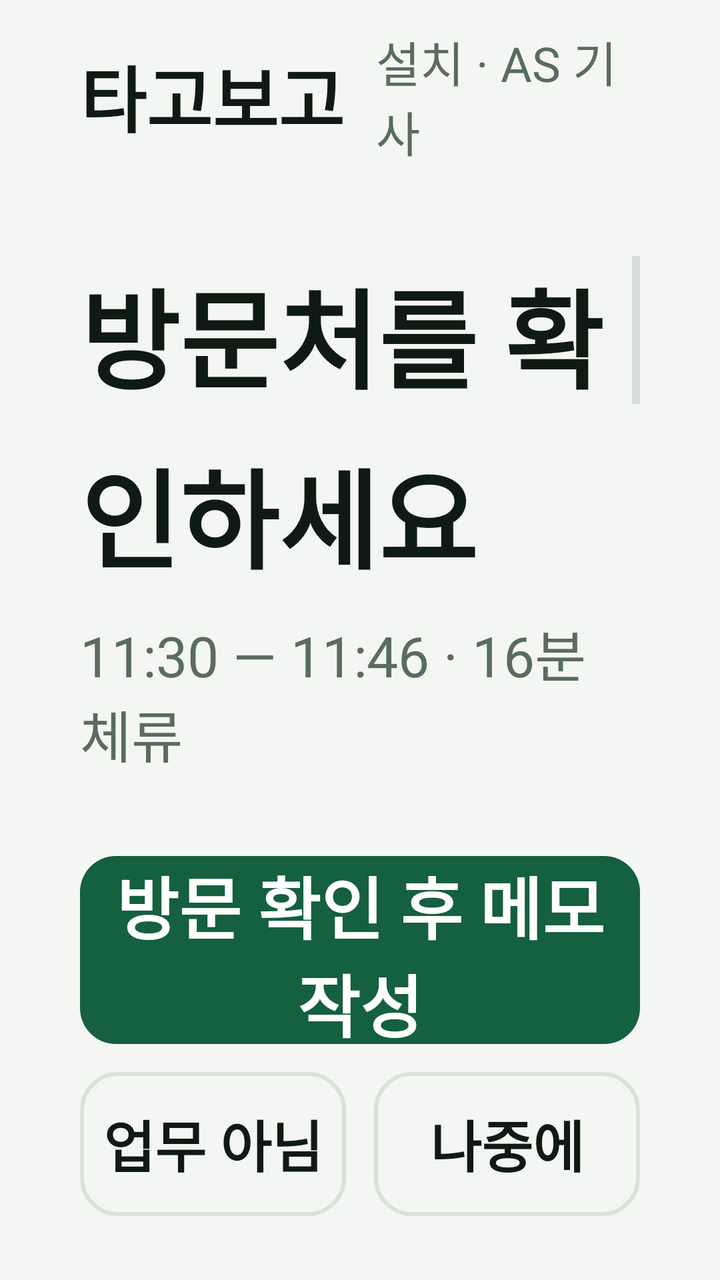
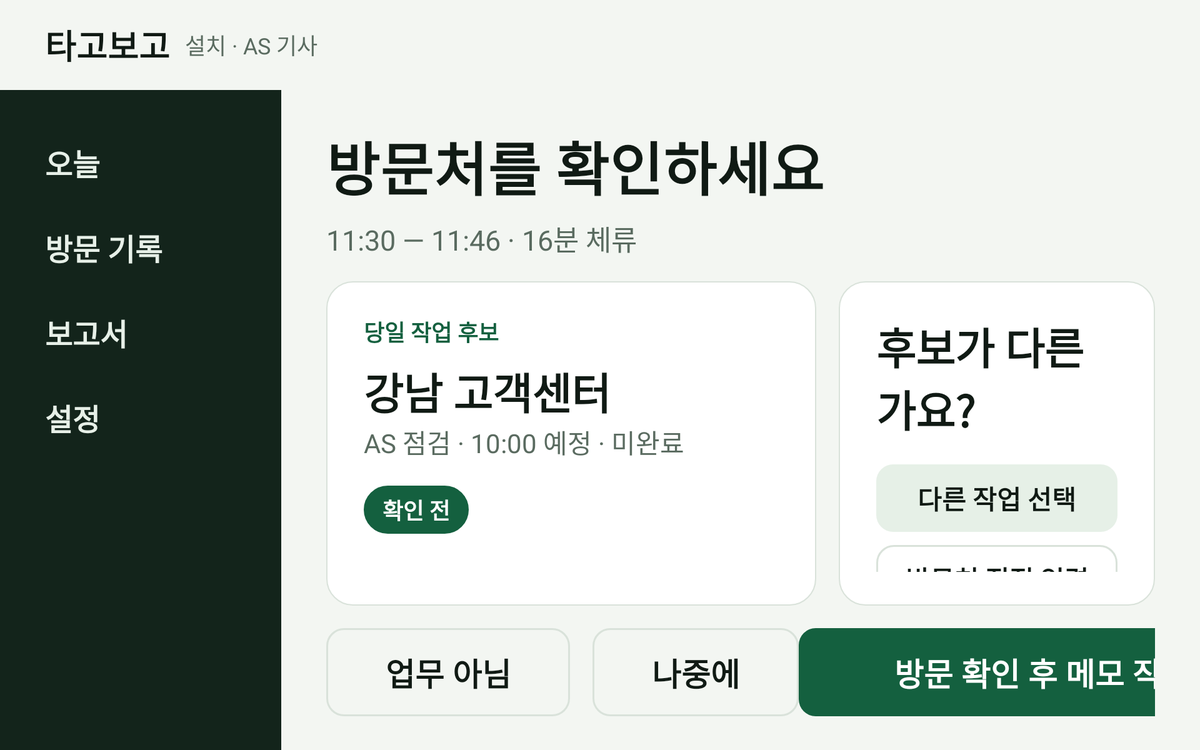

An Android layout and its configuration variant, each rendered on a device that would load it. The default file and the variant file are quoted in full after the pictures.
<!-- AndroidManifest.xml: application theme Theme.TagoBogo -->
<!-- res/layout/activity_stop_confirm.xml -->
<?xml version="1.0" encoding="utf-8"?>
<LinearLayout xmlns:android="http://schemas.android.com/apk/res/android"
    android:layout_width="match_parent"
    android:layout_height="match_parent"
    android:orientation="vertical"
    android:background="@color/tb_bg">

    <include layout="@layout/view_topbar" />

    <ScrollView
        android:layout_width="match_parent"
        android:layout_height="0dp"
        android:layout_weight="1"
        android:paddingStart="@dimen/tb_gutter"
        android:paddingEnd="@dimen/tb_gutter"
        android:paddingTop="@dimen/tb_card_pad_v"
        android:clipToPadding="false">

        <LinearLayout
            android:layout_width="match_parent"
            android:layout_height="wrap_content"
            android:orientation="vertical">

            <TextView
                style="@style/Tb.H1"
                android:layout_width="match_parent"
                android:layout_height="wrap_content"
                android:text="@string/confirm_title" />

            <TextView
                android:id="@+id/confirm_sub"
                style="@style/Tb.Sub"
                android:layout_width="match_parent"
                android:layout_height="wrap_content"
                android:layout_marginTop="10dp"
                android:layout_marginBottom="@dimen/tb_gap"
                android:text="@string/confirm_sub_sample" />

            <LinearLayout
                android:id="@+id/card_job"
                style="@style/Tb.Card"
                android:background="@drawable/bg_card">

                <TextView
                    android:id="@+id/confirm_candidate_kick"
                    style="@style/Tb.Kick"
                    android:text="@string/confirm_job_kick" />

                <TextView
                    android:id="@+id/job_name"
                    style="@style/Tb.CardTitle"
                    android:layout_width="match_parent"
                    android:layout_height="wrap_content"
                    android:layout_marginTop="12dp"
                    android:text="@string/confirm_job_name_sample" />

                <TextView
                    android:id="@+id/job_detail"
                    style="@style/Tb.Body"
                    android:layout_width="match_parent"
                    android:layout_height="wrap_content"
                    android:text="@string/confirm_job_detail_sample" />

                <TextView
                    android:id="@+id/confirm_candidate_badge"
                    style="@style/Tb.Chip.Accent"
                    android:layout_marginTop="22dp"
                    android:text="@string/confirm_candidate" />
            </LinearLayout>

            <LinearLayout
                style="@style/Tb.Card"
                android:layout_marginTop="@dimen/tb_gap">

                <TextView
                    style="@style/Tb.CardTitle"
                    android:layout_width="match_parent"
                    android:layout_height="wrap_content"
                    android:text="@string/confirm_other_title" />

                <TextView
                    android:id="@+id/btn_pick_job"
                    style="@style/Tb.Button.Small"
                    android:layout_marginTop="@dimen/tb_gap"
                    android:text="@string/action_pick_job" />

                <TextView
                    android:id="@+id/btn_enter_place"
                    style="@style/Tb.Button.Small.Ghost"
                    android:layout_marginTop="@dimen/tb_gap_sm"
                    android:text="@string/action_enter_place" />

                <TextView
                    android:id="@+id/btn_edit_time"
                    style="@style/Tb.Button.Small.Ghost"
                    android:layout_marginTop="@dimen/tb_gap_sm"
                    android:text="@string/action_edit_time" />
            </LinearLayout>
        </LinearLayout>
    </ScrollView>

    <LinearLayout
        android:layout_width="match_parent"
        android:layout_height="wrap_content"
        android:orientation="vertical"
        android:paddingStart="@dimen/tb_gutter"
        android:paddingEnd="@dimen/tb_gutter"
        android:paddingTop="@dimen/tb_gap"
        android:paddingBottom="@dimen/tb_card_pad_v">

        <TextView
            android:id="@+id/btn_confirm_and_memo"
            style="@style/Tb.Button.Primary"
            android:text="@string/action_confirm_and_memo" />

        <LinearLayout
            android:layout_width="match_parent"
            android:layout_height="wrap_content"
            android:orientation="horizontal"
            android:layout_marginTop="@dimen/tb_gap_sm">

            <TextView
                android:id="@+id/btn_not_work"
                style="@style/Tb.Button.Small.Ghost"
                android:layout_width="0dp"
                android:layout_weight="1"
                android:layout_marginEnd="@dimen/tb_gap_sm"
                android:text="@string/action_not_work" />

            <TextView
                android:id="@+id/btn_later"
                style="@style/Tb.Button.Small.Ghost"
                android:layout_width="0dp"
                android:layout_weight="1"
                android:text="@string/action_later" />
        </LinearLayout>
    </LinearLayout>
</LinearLayout>
<!-- res/layout/view_topbar.xml (included above) -->
<?xml version="1.0" encoding="utf-8"?>
<LinearLayout xmlns:android="http://schemas.android.com/apk/res/android"
    android:id="@+id/topbar"
    android:layout_width="match_parent"
    android:layout_height="@dimen/tb_bar_h"
    android:orientation="horizontal"
    android:gravity="center_vertical"
    android:paddingStart="@dimen/tb_gutter"
    android:paddingEnd="@dimen/tb_gutter"
    android:background="@color/tb_bg">

    <TextView
        android:id="@+id/topbar_logo"
        android:layout_width="wrap_content"
        android:layout_height="wrap_content"
        android:text="@string/app_name"
        android:textSize="@dimen/tb_text_logo"
        android:textStyle="bold"
        android:textColor="@color/tb_ink" />

    <TextView
        android:id="@+id/topbar_role"
        android:layout_width="wrap_content"
        android:layout_height="wrap_content"
        android:layout_marginStart="16dp"
        android:text="@string/role_tech"
        android:textSize="@dimen/tb_text_label"
        android:textColor="@color/tb_muted" />

    <View
        android:layout_width="0dp"
        android:layout_height="1dp"
        android:layout_weight="1" />

    <View
        android:id="@+id/topbar_dot"
        android:layout_width="16dp"
        android:layout_height="16dp"
        android:layout_marginEnd="12dp"
        android:background="@drawable/bg_dot"
        android:visibility="gone" />

    <TextView
        android:id="@+id/topbar_status"
        android:layout_width="wrap_content"
        android:layout_height="wrap_content"
        android:textSize="@dimen/tb_text_status"
        android:textColor="@color/tb_muted"
        android:visibility="gone" />
</LinearLayout>
<!-- resources referenced by this layout -->
<resources>
  <color name="tb_bg">#FFF3F6F2</color>
  <color name="tb_ink">#FF101A14</color>
  <color name="tb_muted">#FF5A6B60</color>
  <dimen name="tb_bar_h">96dp</dimen>
  <dimen name="tb_card_pad_v">32dp</dimen>
  <dimen name="tb_gap">22dp</dimen>
  <dimen name="tb_gap_sm">14dp</dimen>
  <dimen name="tb_gutter">40dp</dimen>
  <dimen name="tb_text_label">24sp</dimen>
  <dimen name="tb_text_logo">36sp</dimen>
  <dimen name="tb_text_status">26sp</dimen>
  <!-- drawable bg_dot (drawable) -->
  <?xml version="1.0" encoding="utf-8"?>
  <shape xmlns:android="http://schemas.android.com/apk/res/android" android:shape="oval">
      <solid android:color="@color/tb_accent" />
  </shape>
  <string name="action_confirm_and_memo">방문 확인 후 메모 작성</string>
  <string name="action_edit_time">시각 수정</string>
  <string name="action_enter_place">방문처 직접 입력</string>
  <string name="action_later">나중에</string>
  <string name="action_not_work">업무 아님</string>
  <string name="action_pick_job">다른 작업 선택</string>
  <string name="app_name">타고보고</string>
  <string name="confirm_candidate">확인 전</string>
  <string name="confirm_job_detail_sample">AS 점검 · 10:00 예정 · 미완료</string>
  <string name="confirm_job_kick">당일 작업 후보</string>
  <string name="confirm_job_name_sample">강남 고객센터</string>
  <string name="confirm_other_title">후보가 다른가요?</string>
  <string name="confirm_sub_sample">11:30 — 11:46 · 16분 체류</string>
  <string name="confirm_title">방문처를 확인하세요</string>
  <string name="role_tech">설치 · AS 기사</string>
  <style name="Tb.Button.Primary" parent="Tb.Button">
          <item name="android:background">@drawable/bg_btn_primary</item>
          <item name="android:textColor">@color/tb_on_accent</item>
      </style>
  <style name="Tb.Button.Small" parent="Tb.Button">
          <item name="android:layout_height">@dimen/tb_btn_h_sm</item>
          <item name="android:textSize">@dimen/tb_text_btn_sm</item>
      </style>
  <style name="Tb.Button.Small.Ghost" parent="Tb.Button.Small">
          <item name="android:background">@drawable/bg_btn_ghost</item>
      </style>
  <style name="Tb.Chip.Accent" parent="Tb.Chip">
          <item name="android:background">@drawable/bg_chip_accent</item>
          <item name="android:textColor">@color/tb_chip_acc_ink</item>
      </style>
  <style name="Tb.Kick" parent="Tb.Label">
          <item name="android:textColor">@color/tb_accent</item>
      </style>
  <style name="Tb.Sub" parent="Tb.Text">
          <item name="android:textSize">@dimen/tb_text_sub</item>
          <item name="android:textColor">@color/tb_muted</item>
      </style>
  <style name="Theme.TagoBogo" parent="android:Theme.DeviceDefault.NoActionBar">
          <item name="android:windowBackground">@color/tb_bg</item>
      </style>
  <color name="tb_surface">#FFFFFFFF</color>
  <color name="tb_line">#FFD9E2DA</color>
  <color name="tb_accent">#FF14603F</color>
  <style name="Tb.Text" parent="">
          <item name="android:layout_width">wrap_content</item>
          <item name="android:layout_height">wrap_content</item>
      </style>
  <dimen name="tb_text_body">28sp</dimen>
  <color name="tb_on_accent">#FFFFFFFF</color>
  <dimen name="tb_btn_h_sm">72dp</dimen>
  <dimen name="tb_text_btn_sm">28sp</dimen>
  <dimen name="tb_card_pad_h">36dp</dimen>
  <dimen name="tb_text_card_title">38sp</dimen>
  <color name="tb_chip_acc_ink">#FFFFFFFF</color>
  <dimen name="tb_text_h1">54sp</dimen>
  <style name="Tb.Label" parent="Tb.Text">
          <item name="android:textSize">@dimen/tb_text_label</item>
          <item name="android:textColor">@color/tb_muted</item>
          <item name="android:textStyle">bold</item>
      </style>
  <dimen name="tb_text_sub">28sp</dimen>
  <dimen name="tb_btn_h">94dp</dimen>
  <dimen name="tb_text_btn">34sp</dimen>
  <color name="tb_chip_acc_bg">#FF14603F</color>
  <color name="tb_chip_acc_stroke">#FF14603F</color>
  <color name="tb_soft">#FFE6F0E7</color>
  <!-- some entries are left out for length -->
</resources>
<!-- res/layout-w1000dp/activity_stop_confirm.xml (the repository's variant of the layout above) -->
<!-- drawn on a large tablet held sideways -->
<?xml version="1.0" encoding="utf-8"?>
<LinearLayout xmlns:android="http://schemas.android.com/apk/res/android"
    android:layout_width="match_parent"
    android:layout_height="match_parent"
    android:orientation="vertical"
    android:background="@color/tb_bg">

    <include layout="@layout/view_topbar" />

    <LinearLayout
        android:layout_width="match_parent"
        android:layout_height="0dp"
        android:layout_weight="1"
        android:orientation="horizontal">

        <include layout="@layout/view_rail" />

        <LinearLayout
            android:layout_width="0dp"
            android:layout_height="match_parent"
            android:layout_weight="1"
            android:orientation="vertical"
            android:paddingStart="@dimen/tb_gutter"
            android:paddingEnd="@dimen/tb_gutter"
            android:paddingTop="@dimen/tb_card_pad_v"
            android:paddingBottom="@dimen/tb_card_pad_v">

            <TextView
                style="@style/Tb.H1"
                android:layout_width="match_parent"
                android:layout_height="wrap_content"
                android:text="@string/confirm_title" />

            <TextView
                android:id="@+id/confirm_sub"
                style="@style/Tb.Sub"
                android:layout_width="match_parent"
                android:layout_height="wrap_content"
                android:layout_marginTop="10dp"
                android:layout_marginBottom="@dimen/tb_gap"
                android:text="@string/confirm_sub_sample" />

            <LinearLayout
                android:layout_width="match_parent"
                android:layout_height="0dp"
                android:layout_weight="1"
                android:orientation="horizontal">

                <LinearLayout
                    android:id="@+id/card_job"
                    style="@style/Tb.Card"
                    android:layout_width="0dp"
                    android:layout_height="match_parent"
                    android:layout_weight="1.55"
                    android:background="@drawable/bg_card">

                    <TextView
                        android:id="@+id/confirm_candidate_kick"
                        style="@style/Tb.Kick"
                        android:text="@string/confirm_job_kick" />

                    <TextView
                        android:id="@+id/job_name"
                        style="@style/Tb.CardTitle"
                        android:layout_width="match_parent"
                        android:layout_height="wrap_content"
                        android:layout_marginTop="12dp"
                        android:text="@string/confirm_job_name_sample" />

                    <TextView
                        android:id="@+id/job_detail"
                        style="@style/Tb.Body"
                        android:layout_width="match_parent"
                        android:layout_height="wrap_content"
                        android:text="@string/confirm_job_detail_sample" />

                    <TextView
                        android:id="@+id/confirm_candidate_badge"
                        style="@style/Tb.Chip.Accent"
                        android:layout_marginTop="26dp"
                        android:text="@string/confirm_candidate" />

                    <View
                        android:layout_width="match_parent"
                        android:layout_height="0dp"
                        android:layout_weight="1" />

                </LinearLayout>

                <LinearLayout
                    style="@style/Tb.Card"
                    android:layout_width="0dp"
                    android:layout_height="match_parent"
                    android:layout_weight="1"
                    android:layout_marginStart="@dimen/tb_gap">

                    <TextView
                        style="@style/Tb.CardTitle"
                        android:layout_width="match_parent"
                        android:layout_height="wrap_content"
                        android:text="@string/confirm_other_title" />

                    <TextView
                        android:id="@+id/btn_pick_job"
                        style="@style/Tb.Button.Small"
                        android:layout_marginTop="26dp"
                        android:text="@string/action_pick_job" />

                    <TextView
                        android:id="@+id/btn_enter_place"
                        style="@style/Tb.Button.Small.Ghost"
                        android:layout_marginTop="@dimen/tb_gap_sm"
                        android:text="@string/action_enter_place" />

                    <View
                        android:layout_width="match_parent"
                        android:layout_height="0dp"
                        android:layout_weight="1" />

                    <TextView
                        android:id="@+id/btn_edit_time"
                        style="@style/Tb.Button.Small.Ghost"
                        android:text="@string/action_edit_time" />
                </LinearLayout>
            </LinearLayout>

            <LinearLayout
                android:layout_width="match_parent"
                android:layout_height="wrap_content"
                android:orientation="horizontal"
                android:paddingTop="@dimen/tb_gap">

                <TextView
                    android:id="@+id/btn_not_work"
                    style="@style/Tb.Button.Ghost"
                    android:layout_width="260dp"
                    android:layout_marginEnd="@dimen/tb_gap"
                    android:text="@string/action_not_work" />

                <TextView
                    android:id="@+id/btn_later"
                    style="@style/Tb.Button.Ghost"
                    android:layout_width="220dp"
                    android:text="@string/action_later" />

                <View
                    android:layout_width="0dp"
                    android:layout_height="1dp"
                    android:layout_weight="1" />

                <TextView
                    android:id="@+id/btn_confirm_and_memo"
                    style="@style/Tb.Button.Primary"
                    android:layout_width="520dp"
                    android:text="@string/action_confirm_and_memo" />
            </LinearLayout>
        </LinearLayout>
    </LinearLayout>
</LinearLayout>
<!-- res/layout/view_rail.xml (included above) -->
<?xml version="1.0" encoding="utf-8"?>
<LinearLayout xmlns:android="http://schemas.android.com/apk/res/android"
    android:id="@+id/rail"
    android:layout_width="@dimen/tb_rail_w"
    android:layout_height="match_parent"
    android:orientation="vertical"
    android:background="@color/tb_rail"
    android:paddingStart="24dp"
    android:paddingEnd="24dp"
    android:paddingTop="32dp"
    android:paddingBottom="32dp">

    <TextView
        android:id="@+id/rail_today"
        style="@style/Tb.Rail.Item"
        android:text="@string/nav_today" />

    <TextView
        android:id="@+id/rail_stops"
        style="@style/Tb.Rail.Item"
        android:text="@string/nav_stops" />

    <TextView
        android:id="@+id/rail_report"
        style="@style/Tb.Rail.Item"
        android:text="@string/nav_report" />

    <TextView
        android:id="@+id/rail_settings"
        style="@style/Tb.Rail.Item"
        android:text="@string/nav_settings" />

</LinearLayout>
<!-- resources referenced by the variant -->
<!-- as a large tablet held sideways resolves them -->
<resources>
  <color name="tb_bg">#FFF3F6F2</color>
  <color name="tb_ink">#FF101A14</color>
  <color name="tb_muted">#FF5A6B60</color>
  <color name="tb_rail">#FF13241B</color>
  <dimen name="tb_bar_h">96dp</dimen>
  <!-- from res/values-w1000dp/ -->
  <dimen name="tb_card_pad_v">36dp</dimen>
  <!-- from res/values-w1000dp/ -->
  <dimen name="tb_gap">24dp</dimen>
  <dimen name="tb_gap_sm">14dp</dimen>
  <!-- from res/values-w1000dp/ -->
  <dimen name="tb_gutter">48dp</dimen>
  <dimen name="tb_rail_w">300dp</dimen>
  <dimen name="tb_text_label">24sp</dimen>
  <dimen name="tb_text_logo">36sp</dimen>
  <dimen name="tb_text_status">26sp</dimen>
  <string name="action_confirm_and_memo">방문 확인 후 메모 작성</string>
  <string name="action_edit_time">시각 수정</string>
  <string name="action_enter_place">방문처 직접 입력</string>
  <string name="action_later">나중에</string>
  <string name="action_not_work">업무 아님</string>
  <string name="action_pick_job">다른 작업 선택</string>
  <string name="app_name">타고보고</string>
  <string name="confirm_candidate">확인 전</string>
  <string name="confirm_job_detail_sample">AS 점검 · 10:00 예정 · 미완료</string>
  <string name="confirm_job_kick">당일 작업 후보</string>
  <string name="confirm_job_name_sample">강남 고객센터</string>
  <string name="confirm_other_title">후보가 다른가요?</string>
  <string name="confirm_sub_sample">11:30 — 11:46 · 16분 체류</string>
  <string name="confirm_title">방문처를 확인하세요</string>
  <string name="nav_report">보고서</string>
  <string name="nav_settings">설정</string>
  <string name="nav_stops">방문 기록</string>
  <string name="nav_today">오늘</string>
  <string name="role_tech">설치 · AS 기사</string>
  <style name="Tb.Button.Ghost" parent="Tb.Button">
          <item name="android:background">@drawable/bg_btn_ghost</item>
      </style>
  <style name="Tb.Button.Small" parent="Tb.Button">
          <item name="android:layout_height">@dimen/tb_btn_h_sm</item>
          <item name="android:textSize">@dimen/tb_text_btn_sm</item>
      </style>
  <style name="Tb.Button.Small.Ghost" parent="Tb.Button.Small">
          <item name="android:background">@drawable/bg_btn_ghost</item>
      </style>
  <style name="Tb.Chip.Accent" parent="Tb.Chip">
          <item name="android:background">@drawable/bg_chip_accent</item>
          <item name="android:textColor">@color/tb_chip_acc_ink</item>
      </style>
  <style name="Tb.Kick" parent="Tb.Label">
          <item name="android:textColor">@color/tb_accent</item>
      </style>
  <style name="Tb.Sub" parent="Tb.Text">
          <item name="android:textSize">@dimen/tb_text_sub</item>
          <item name="android:textColor">@color/tb_muted</item>
      </style>
  <style name="Theme.TagoBogo" parent="android:Theme.DeviceDefault.NoActionBar">
          <item name="android:windowBackground">@color/tb_bg</item>
      </style>
  <color name="tb_surface">#FFFFFFFF</color>
  <color name="tb_line">#FFD9E2DA</color>
  <color name="tb_accent">#FF14603F</color>
  <style name="Tb.Text" parent="">
          <item name="android:layout_width">wrap_content</item>
          <item name="android:layout_height">wrap_content</item>
      </style>
  <dimen name="tb_text_body">28sp</dimen>
  <color name="tb_on_accent">#FFFFFFFF</color>
  <dimen name="tb_btn_h_sm">72dp</dimen>
  <dimen name="tb_text_btn_sm">28sp</dimen>
  <!-- from res/values-w1000dp/ -->
  <dimen name="tb_card_pad_h">40dp</dimen>
  <!-- from res/values-w1000dp/ -->
  <dimen name="tb_text_card_title">46sp</dimen>
  <color name="tb_chip_acc_ink">#FFFFFFFF</color>
  <!-- from res/values-w1000dp/ -->
  <dimen name="tb_text_h1">62sp</dimen>
  <color name="tb_rail_ink">#FFE7F0E8</color>
  <!-- from res/values-w1000dp/ -->
  <dimen name="tb_text_sub">30sp</dimen>
  <dimen name="tb_btn_h">94dp</dimen>
  <dimen name="tb_text_btn">34sp</dimen>
  <color name="tb_chip_acc_bg">#FF14603F</color>
  <color name="tb_chip_acc_stroke">#FF14603F</color>
  <color name="tb_soft">#FFE6F0E7</color>
  <!-- some entries are left out for length -->
</resources>
